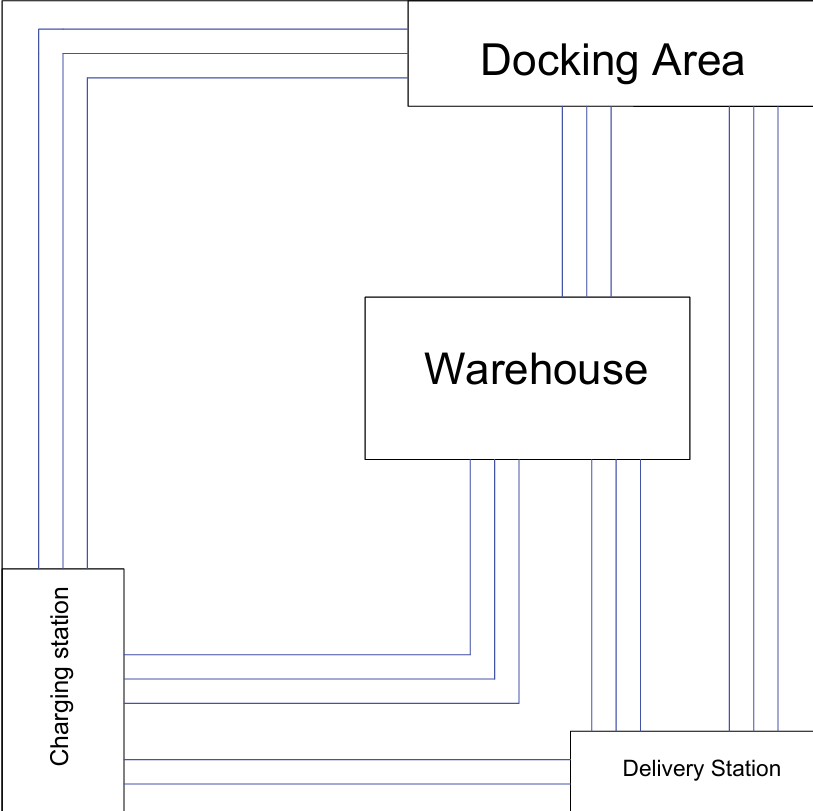
#> input picture robot_map.png, 813 x 811 px
$ python app.py
#> lines starting #> are read from the running program, lines starting #| are printed output that depends on the picture
### Maps.py
from matplotlib import pyplot as plt
from matplotlib.animation import FuncAnimation as fa
from PIL import Image
import numpy as np


routes = {
    "CS_DA": np.array([[45, 570], [45, 40], [410, 40]]),
    "DA_CS": np.array([[410, 70], [75, 70], [75, 570]]),
    "DA_WH": np.array([[570, 100], [570, 300]]),
    "WH_DA": np.array([[610, 300], [610, 100]]),
    "CS_WH": np.array([[120, 665], [475, 665], [475, 460]]),
    "WH_CS": np.array([[515, 460], [515, 700], [120, 700]]),
    "DA_DS": np.array([[735, 100], [735, 730]]),
    "DS_DA": np.array([[770, 730], [770, 100]]),
    "WH_DS": np.array([[600, 460], [600, 730]]),
    "DS_WH": np.array([[635, 730], [635, 460]]),
    "DS_CS": np.array([[570, 770], [120, 770]]),
    "CS_DS": np.array([[120, 665], [475, 665], [475, 460], [600, 460], [600, 730]]),
}


def get_route(current_location, destination) -> np.ndarray:
    """
    This function gets the paths to your `destination` from your
    `current_location`. If either current location or destination does
    not exsist it'll raise a value error. Please use the following keys
    for various places: <br>
    Docking Area: `DA` <br>
    Warehouse: `WH` <br>
    Charging Station: `CS` <br>
    Delivery Station: `DS` <br>
    Example usage: <br>
    ```
    new_map = Map()
    route = new_map.get_route("CS", "DA")
    print(route)
    ```
    returns and numpy array of x and y coordinates
    """
    route = current_location + "_" + destination
    route = routes.get(route)
    if route is not None:
        return route
    else:
        raise ValueError(
            "Could not plan route, current location or destination doesn't exsist!"
        )


class Map:
    def __init__(self, **kwargs):
        self.__fig, self.__ax = plt.subplots(**kwargs)

    def __plot_map(self, map_image: str):
        # plots the map in which the robot will be moving in
        opened_map = Image.open(map_image)
        opened_map = np.array(opened_map)

        self.__ax.imshow(opened_map)
        return self.__fig, self.__ax

    def animate(self, robots: list):
        # plot out the map
        self.__plot_map("robot_map.png")
        # plot robots
        scatters = [
            self.__ax.scatter(r.route[0, 0], r.route[0, 1], s=20, c=r.task.priority)
            for r in robots
        ]

        def update(frame):
            artists = []

            for i, robot in enumerate(robots):
                if robot.path_index >= len(robot.route):
                    continue
                # target
                target = robot.route[robot.path_index]

                # current position
                direction = target - robot.pos
                dist = np.linalg.norm(direction)

                if dist > robot.speed:
                    robot.pos += robot.speed * direction / dist
                else:
                    robot.pos = target.astype(float)
                    robot.path_index += 1

                scatters[i].set_offsets(robot.pos)

                artists.append(scatters[i])

            return artists

        anim = fa(self.__fig, update, frames=600, interval=50)

        return anim

### Task.py
class Task:
    def __init__(
        self,
        ID,
        description: str,
        from_,
        to,
        priority: str = "low" or "normal" or "high",
    ):
        """`priority`: either `low` for low priority, `normal` for normal priority, or `high` for high priority"""

        self.id = ID
        self.description = description
        self.from_ = from_
        self.to = to
        self.__status = "Pending"
        priority_map = {"low": "green", "normal": "blue", "high": "red"}
        self.priority = priority_map.get(priority.lower(), "blue")

    def update_status(self, status):
        self.__status = status
        return self.__status

    def get_status(self):
        return self.__status

### Robot.py
# Robot class goes here
import numpy as np
from Maps import get_route
from Task import Task


class Robot:
    """
    # Robot
    This class is the robot class for fleet management system, each robot object accepts a task
    object, plans a route based on the task locations, and moves along the route at a speed
    determined by the task priority.
    """

    def __init__(self, ID, name, task: Task, routes: list, speed):
        self.__id = ID
        self.name = name
        self.position = "CS"  # All robots are at the charging station by default
        self.task = task
        self.speed = speed
        self.path_index = 1
        # They start from the charging station when done go back to the charging station
        routes = [self.position] + routes + [self.position]
        stack = []
        try:
            for num in range(len(routes)):
                if num == len(routes) - 1:
                    break
                route = get_route(routes[num], routes[num + 1])
                stack.append(route)
            self.route = np.vstack(stack)
        except ValueError:
            print("error occured plannig routes")

        self.pos = self.route[0].astype(float)

        # priority logic
        if self.task.priority.lower() == "red":
            self.type = "High Priority Robot"
        elif self.task.priority.lower() == "blue":
            self.type = "Normal Priority Robot"
        else:
            self.type = "Low Priority Robot"
        # if robot completes his task
        if self.path_index >= len(self.route):
            self.task.update_status("Completed")
            print(f"task {self.task.id} completed")


# thanks, now I want you to help me with crafting a readme.md file that will be displayed on the github for this project, then craft the report using the format mentioned by the instructor: introduction -> Literature review -> implementation -> results and discussion -> conclusion. Note in the implementation I'm going to add UML diagrams, python implementation and MATLAB implementation. so for the python and MATLAB since you have the code you can add them in the implementation section for the report, then for the UML diagram give me the mermaid code so I can create a really clean diagram using flow chart software and then I'll paste the diagram in the report. So again start with the readme.md then the report.

### Alert.py
from abc import ABC, abstractmethod


class Alert(ABC):
    """This is an abstract base class that defines the alerting mechanism for the fleet management system.
    It has and abstract method `alert_user` that must be implemented by any subclass."""

    @abstractmethod
    def alert_user(self, message):
        """
        takes in the `message` to be alerted to the user
        """
        print(message)

### app.py
# Bismillah
from Task import Task
from Maps import Map
from Robot import Robot
from matplotlib import pyplot as plt
from Alert import Alert


class FleetAdmiral(Alert):
    """
    This is the Main class of the project it's responsibility is to
    coordinate the robots, assign tasks to them, give them positions to
    move to and monitor their status and the status of their task
    """

    def __init__(self):
        self.__tasks = []
        self.__robots = []
        self.current_map = Map(figsize=(16, 12))

    def accept_tasks(self, task: list | tuple):
        """
        This method accepts a task which is in tuple form contining `ID`, `description` and `location`
        respectively, you can also pass a list of tasks. Example usage:<br>
        ```
        commander = FleetAdmiral()
        commander.assign_tasks((1, "Get freshly shipped goods from Docking are to warehouse", "DA"))
        ```python
        or<br>
        ```
        tasks = [
            (1, "Get freshly shipped goods from Docking are to warehouse", "DA"),
            (2, "Take the goods to the delivery station", "DS")
            ]
        commander.assign_tasks(tasks)
        ```python
        """
        if isinstance(task[0], list) or isinstance(task[0], tuple):
            for t in task:
                new_task = Task(*t)
                self.__tasks.append(new_task)
                # alert user
                self.alert_user(
                    f"New task assigned:\nID: {new_task.id}, Description: {new_task.description}, location: {new_task.from_} to {new_task.to}"
                )
        elif type(task) == tuple:
            new_task = Task(*task)
            self.__tasks.append(new_task)
            self.alert_user(
                f"-------New task assigned-------:\nID: {new_task.id}, Description: {new_task.description}, location: {new_task.from_} to {new_task.to}"
            )

    def assign_tasks(self, save_animation=False):
        """
        This method is to be used after the `accept_tasks` method, it assigns each task to a robot
        and alerts the user which robot has taken which task, it also starts the animation of the
        robots on the map. Example usage:<br>
        ```python
        commander = FleetAdmiral()
        commander.accept_tasks((1, "Get freshly shipped goods from Docking are to warehouse", "DA"))
        anim = commander.assign_tasks()
        plt.show()
        ```
        """
#> called with save_animation = False
        # one robot for each task
        for robot_index, task in enumerate(self.__tasks, start=1):
            speed_map = {"green": 2, "blue": 3.5, "red": 5}
            speed = speed_map.get(task.priority.lower(), 3.5)

            robot = Robot(
                robot_index,
                f"Robot{robot_index}",
                task,
                routes=[task.from_, task.to],
                speed=speed,
            )
            # alert user which robot had taken a specific task
            self.alert_user(
                f"Task id: {task.id}, description: {task.description}. assigned to {robot.name}\n\n"
            )
            task.status = "In progress"
            # add robot to fleet
            self.__robots.append(robot)
            # check task priority
        anim = self.current_map.animate(self.__robots)
#> in __plot_map, opened_map is the input picture: PIL image 813x811 RGBA; mean R, G, B, A 248, 248.2, 249.4, 255
        if save_animation:
            anim.save("fleet_animation.mp4", writer="ffmpeg", fps=30)
        plt.show()
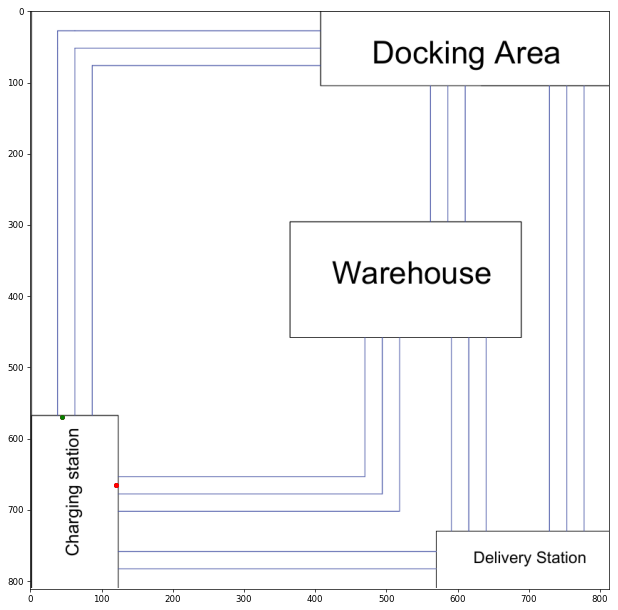
#> figure drawn by matplotlib, 1 panel
        # alert user all tasks are completed
        self.alert_user("All tasks are completed!")

    def alert_user(self, message):
        return super().alert_user(message)

    def task_status(self, id_):
        for task in self.__tasks:
            if task.id == id_:
                return task.status
        return "Task not found"


commander = FleetAdmiral()


# Example tasks
tasks = [
    (
        1,
        "Get freshly shipped goods from Docking are to warehouse",
        "DA",
        "WH",
        "normal",
    ),
    (
        2,
        "delivery of goods from warehouse to delivery station",
        "WH",
        "DS",
        "low",
    ),
    (
        3,
        "Move goods from docking area directly to delivery station",
        "DA",
        "DS",
        "high",
    ),
    (
        4,
        "return stuff from delivery to warehouse",
        "DS",
        "WH",
        "normal",
    ),
    (
        5,
        "return some goods from delivery station to docking area",
        "DS",
        "DA",
        "low",
    ),
    (
        6,
        "Urgent delivery of goods from Warehouse to delivery station",
        "WH",
        "DS",
        "high",
    ),
    (
        7,
        "return goods quickly to docking area from warehouse",
        "WH",
        "DA",
        "high",
    ),
    (
        8,
        "Move goods from docking area directly to delivery station",
        "DA",
        "DS",
        "low",
    ),
]

# fleet manager accecpts tasks from user
commander.accept_tasks(tasks)

# fleet manager assigns tasks to robots to execute
commander.assign_tasks()


# [16 lines of commented-out code are left out]
